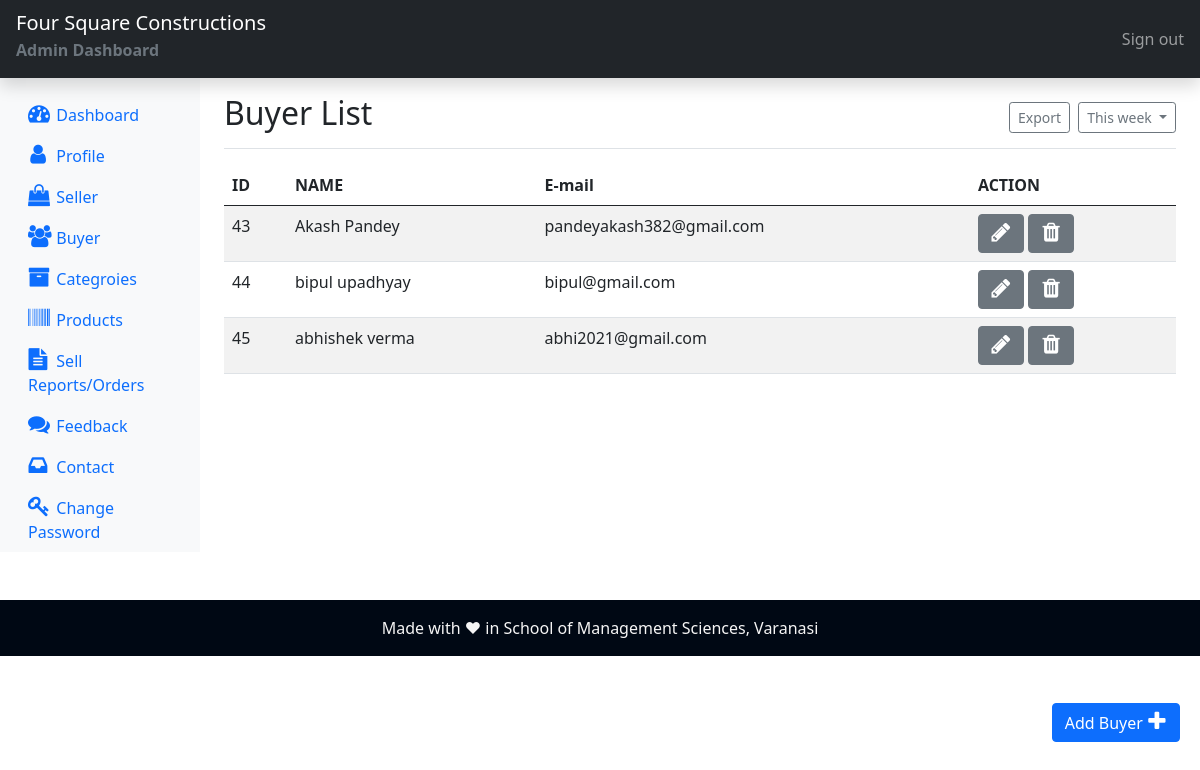
The app's page /admin/buyer.php (signed in), older data.
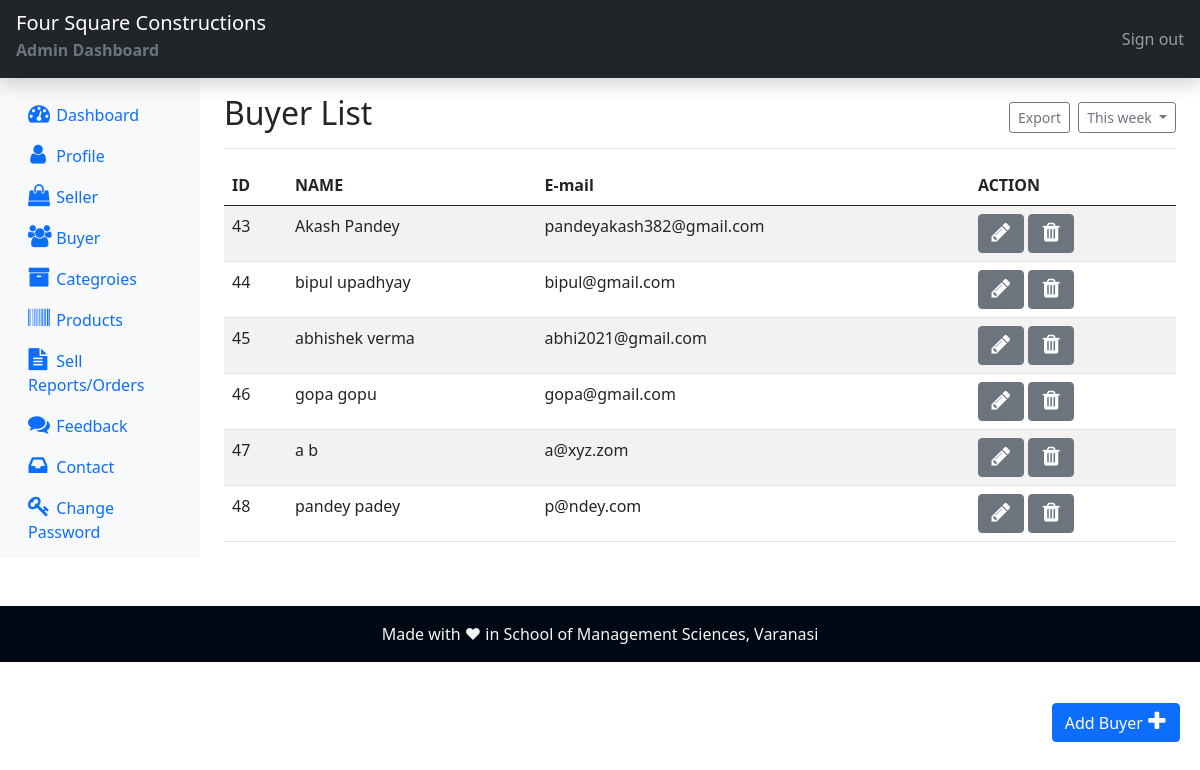
The same page, newer data.
### tables this page shows
CREATE TABLE `buyer` (
  `bu_id` int(11) NOT NULL,
  `bu_fname` varchar(255) NOT NULL,
  `bu_lname` varchar(255) NOT NULL,
  `bu_email` varchar(255) NOT NULL,
  `bu_password` varchar(255) NOT NULL,
  `bu_img` text NOT NULL,
  `bu_number` int(11) NOT NULL
);

### admin/buyer.php (the view, shortened to what this page needs)
<?php
include("dashboard/header.inc.php");
include("dashboard/sidepane.inc.php");
include_once('../dbconnection.php');
?>
    <main class="col-md-9 ms-sm-auto col-lg-10 px-md-4">
      <div class="d-flex justify-content-between flex-wrap flex-md-nowrap align-items-center pt-3 pb-2 mb-3 border-bottom">
        <h1 class="h2">Buyer List</h1>
        <div class="btn-toolbar mb-2 mb-md-0">
          <div class="btn-group me-2">
           <input type="button" class="btn btn-sm btn-outline-secondary" value="Export" onclick="window.print()"></input>
          </div>
          <button type="button" class="btn btn-sm btn-outline-secondary dropdown-toggle">
            This week
          </button>
        </div>
      </div>
<?php
    $sql = " SELECT * FROM buyer ";
    $result = $conn->query($sql);
    if ($result->num_rows > 0) {
  ?>
  <div style="overflow-x:auto;">
    <table class="table table-striped table-hover">
      <thead>
        <tr>
          <th scope="col">ID</th>
          <th scope="col">NAME</th>
          <th scope="col">E-mail</th>
          <th scope="col">ACTION</th>
        </tr>
      </thead>
      <tbody>
      <?php
          while ($row = $result->fetch_assoc()) {
          ?>
        <tr>
          <td scope="row"><?php echo $row['bu_id'] ?></th>
          <td><?php echo $row['bu_fname']. " ".$row['bu_lname'] ?></td>
          <td><?php echo $row['bu_email'] ?></td>
          <td>
            <form method="POST" class="d-inline" action="editbuyer.php">
              <button type="submit" class="btn btn-secondary" name="view" value="view"><i class="fa fa-pencil" aria-hidden="true"></i></button>
            </form>
            <form method="POST" class="d-inline" action="">
              <button type="submit" class="btn btn-secondary" name="delete" value="delete"><i class="fa fa-trash" aria-hidden="true"></i></button>
            </form>
          </td>
        </tr>
      <?php
          } ?>
      </tbody>
    </table>
  </div>
<?php }
 else {
      echo ("Data not found");
    }
    ?>
<a class="btn btn-primary box mb-5" href="addbuyer.php">Add Buyer&nbsp;<i class="fa fa-plus" aria-hidden="true"></i></a>
</main>
  </div>
</div>
<?php include("dashboard/footer.inc.php") ?>
</body>
</html>

Row changes from the older to the newer data that the page shows:
added buyer: bu_id "46", bu_fname "gopa", bu_lname "gopu", bu_email "gopa@gmail.com"
added buyer: bu_id "47", bu_fname "a", bu_lname "b", bu_email "a@xyz.zom"
added buyer: bu_id "48", bu_fname "pandey", bu_lname "padey", bu_email "p@ndey.com"
